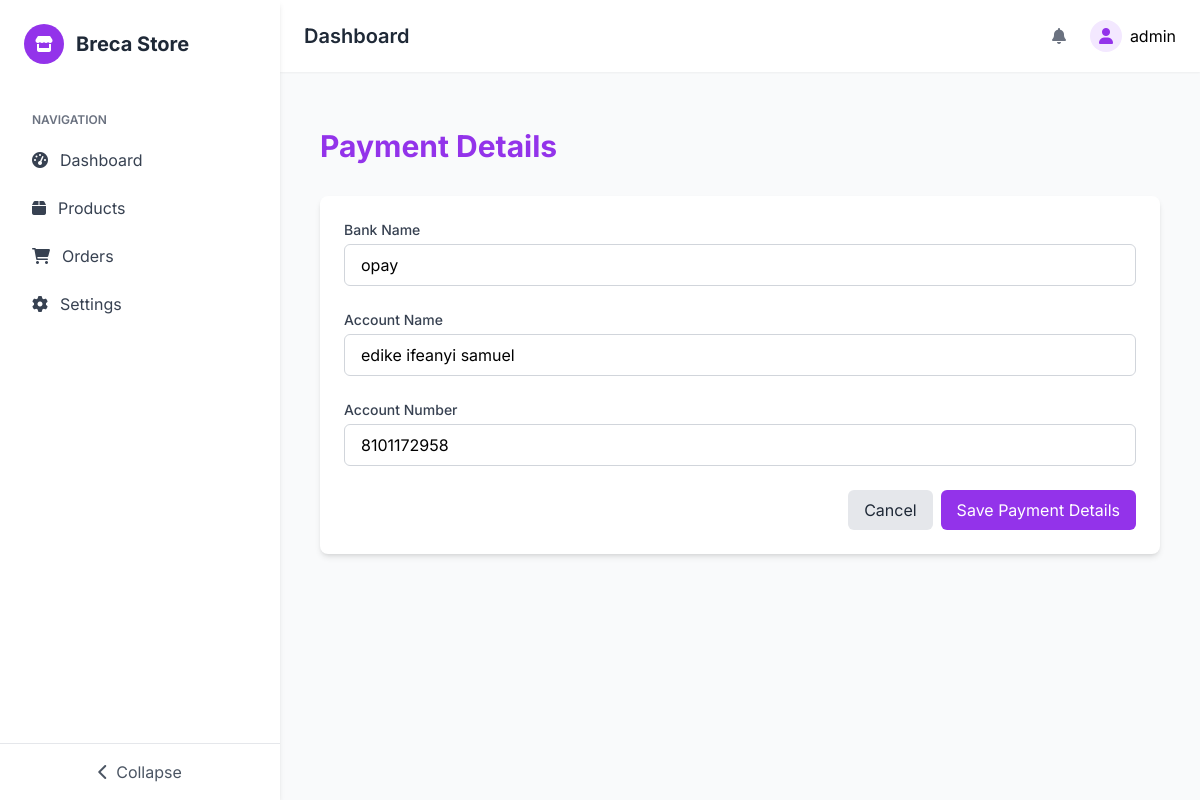
The app's page /admin-panel/payment-details/ (signed in) with its own data.
### store/models.py (models this page shows, shortened)
class StoreSettings(models.Model):
    store_name = models.CharField(max_length=100)
    email = models.EmailField()
    address = models.TextField()
    phone = models.CharField(max_length=20)
    whatsapp = models.CharField(max_length=20)
    instagram = models.URLField(blank=True)
    facebook = models.URLField(blank=True)
    twitter = models.URLField(blank=True)
    logo = models.ImageField(upload_to='store/logos/', blank=True)
    class Meta:
        verbose_name = 'Store Settings'
        verbose_name_plural = 'Store Settings'

class PaymentDetail(models.Model):
    bank_name = models.CharField(max_length=200)
    account_name = models.CharField(max_length=200)
    account_number = models.CharField(max_length=50)

### store/views.py (the view)
# urls.py: path('admin-panel/payment-details/', views.admin_payment_details, name='admin_payment_details'),
@user_passes_test(is_admin)
def admin_payment_details(request):
    payment_details = PaymentDetail.objects.first()
    if request.method == 'POST':
        payment_details.bank_name = request.POST.get('bank_name')
        payment_details.account_name = request.POST.get('account_name')
        payment_details.account_number = request.POST.get('account_number')
        payment_details.save()
        return redirect('admin_payment_details')
    return render(request, 'store/admin/payment_details.html', {
        'payment_details': payment_details,
    })

### store/context_processors.py (called while the page is built)
def store_settings(request):
    settings = StoreSettings.objects.first()
    return {'store_settings': settings}

### store/views.py (called while the page is built)
def is_admin(user):
    return user.is_staff

### store/templates/store/admin/payment_details.html (shortened to what this page needs)
{% extends 'store/admin/base.html' %}
{% block content %}
<div class="container mx-auto px-4 py-8">
    <h1 class="text-3xl font-bold mb-8 text-[#9333EA]">Payment Details</h1>
    <div class="bg-white rounded-lg shadow-md p-6">
        <form method="POST">
            <div class="grid grid-cols-1 gap-6">
                <div>
                    <label for="bank_name" class="block text-sm font-medium text-gray-700 mb-1">Bank Name</label>
                    <input type="text" name="bank_name" id="bank_name" value="{{ payment_details.bank_name }}" required
                           class="w-full px-4 py-2 border border-gray-300 rounded-md focus:outline-none focus:ring-2 focus:ring-purple-500">
                </div>
                <div>
                    <label for="account_name" class="block text-sm font-medium text-gray-700 mb-1">Account Name</label>
                    <input type="text" name="account_name" id="account_name" value="{{ payment_details.account_name }}" required
                           class="w-full px-4 py-2 border border-gray-300 rounded-md focus:outline-none focus:ring-2 focus:ring-purple-500">
                </div>
                <div>
                    <label for="account_number" class="block text-sm font-medium text-gray-700 mb-1">Account Number</label>
                    <input type="text" name="account_number" id="account_number" value="{{ payment_details.account_number }}" required
                           class="w-full px-4 py-2 border border-gray-300 rounded-md focus:outline-none focus:ring-2 focus:ring-purple-500">
                </div>
            </div>
            <div class="mt-6 flex justify-end">
                <a href="{% url 'admin_dashboard' %}" class="bg-gray-200 hover:bg-gray-300 text-gray-800 px-4 py-2 rounded-md mr-2">
                    Cancel
                </a>
                <button type="submit" class="bg-purple-600 hover:bg-purple-700 text-white px-4 py-2 rounded-md">
                    Save Payment Details
                </button>
            </div>
        </form>
    </div>
</div>
{% endblock %}

### store/templates/store/admin/base.html (shortened to what this page needs)
{% load static %}
<!DOCTYPE html>
<html lang="en">
<head>
    <script src="https://cdn.tailwindcss.com"></script>
    <link rel="stylesheet" href="https://cdnjs.cloudflare.com/ajax/libs/font-awesome/6.0.0/css/all.min.css">
</head>
<body class="bg-gray-50">
    <div id="sidebar" class="sidebar fixed h-full bg-white shadow-md z-30">
        <div class="p-6 flex items-center">
            <div class="w-10 h-10 rounded-full bg-purple-600 flex items-center justify-center text-white">
                <i class="fas fa-store"></i>
            </div>
            <span class="logo-text ml-3 text-xl font-bold text-gray-800">{{ store_settings.store_name }}</span>
        </div>
        <div class="px-4 py-6">
            <div class="text-xs uppercase text-gray-500 font-semibold mb-2 px-4">Navigation</div>
            <ul>
                <li>
                    <a href="{% url 'admin_dashboard' %}" class="nav-item flex items-center px-4 py-3 text-gray-700 rounded-lg {% if request.path == '/admin-panel/' %}active{% endif %}">
                        <i class="fas fa-tachometer-alt"></i>
                        <span class="nav-text ml-3">Dashboard</span>
                    </a>
                </li>
                <li>
                    <a href="{% url 'admin_products' %}" class="nav-item flex items-center px-4 py-3 text-gray-700 rounded-lg {% if '/admin-panel/products/' in request.path %}active{% endif %}">
                        <i class="fas fa-box"></i>
                        <span class="nav-text ml-3">Products</span>
                    </a>
                </li>
                <li>
                    <a href="{% url 'admin_orders' %}" class="nav-item flex items-center px-4 py-3 text-gray-700 rounded-lg {% if '/admin-panel/orders/' in request.path %}active{% endif %}">
                        <i class="fas fa-shopping-cart"></i>
                        <span class="nav-text ml-3">Orders</span>
                    </a>
                </li>
                <li>
                    <a href="{% url 'admin_settings' %}" class="nav-item flex items-center px-4 py-3 text-gray-700 rounded-lg {% if '/admin-panel/settings/' in request.path %}active{% endif %}">
                        <i class="fas fa-cog"></i>
                        <span class="nav-text ml-3">Settings</span>
                    </a>
                </li>
            </ul>
        </div>
        <div class="absolute bottom-0 left-0 right-0 p-4 border-t border-gray-200">
            <button id="toggleSidebar" class="w-full flex items-center justify-center text-gray-600 hover:text-purple-600">
                <i class="fas fa-chevron-left"></i>
                <span class="nav-text ml-2">Collapse</span>
            </button>
        </div>
    </div>
    <div id="contentArea" class="content-area min-h-screen">
        <header class="bg-white shadow-sm">
            <div class="flex justify-between items-center px-6 py-4">
                <div class="flex items-center">
                    <h1 class="text-xl font-semibold text-gray-800">{% block page_title %}Dashboard{% endblock %}</h1>
                </div>
                <div class="flex items-center space-x-4">
                    <div class="relative">
                        <button id="notificationsBtn" class="p-2 text-gray-500 hover:text-purple-600 relative">
                            <i class="fas fa-bell"></i>
                        </button>
                    </div>
                    <div class="relative">
                        <button id="userMenuBtn" class="flex items-center space-x-2">
                            <div class="w-8 h-8 rounded-full bg-purple-100 flex items-center justify-center text-purple-600">
                                <i class="fas fa-user"></i>
                            </div>
                            <span class="hidden md:inline">{{ request.user.username }}</span>
                        </button>
                    </div>
                </div>
            </div>
        </header>
        <main class="p-6">
            {% block content %}{% endblock %}
        </main>
    </div>
</body>
</html>

### store/templates/store/admin/base.html (style rules this page uses)
:root { --primary-purple: #9333EA; --light-purple: #F3E8FF; --dark-purple: #6B21A8; }
body { font-family: 'Inter', sans-serif; background-color: #f9fafb; }
.sidebar { width: 280px; transition: all 0.3s ease; }
.content-area { margin-left: 280px; transition: all 0.3s ease; }

### records on screen
StoreSettings: store_name "Breca Store"
PaymentDetail: bank_name "opay", account_name "edike ifeanyi samuel", account_number "8101172958"

### other values on screen
{{ request.user.username }} "admin"
